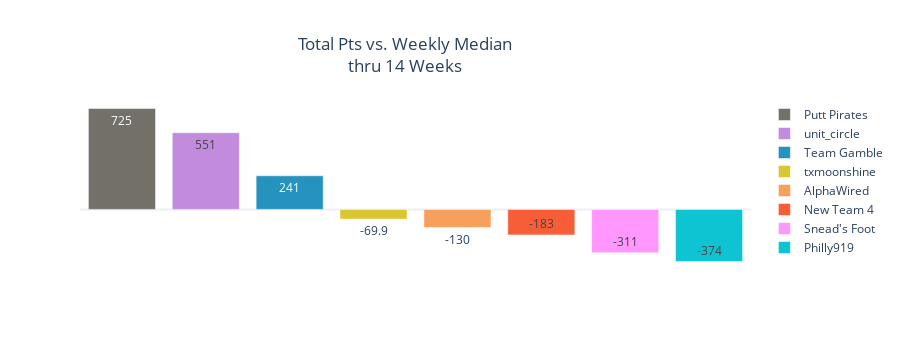

Notebook source saved alongside this figure:
### Code cell
### SEASON TO DATE SCORE VS WEEKLY MEDIAN  ###

team_median_deltas = pd.DataFrame(df.groupby('team',as_index=False)['median_delta'].sum()).sort_values(by='median_delta',ascending=False).reset_index(drop=True)

median_delta_bar = px.bar(team_median_deltas,
                          text_auto='.3s',
                          color='team',
                          color_discrete_map=team_color,
                          title='Total Pts vs. Weekly Median<br>thru 14 Weeks',
                          template='plotly_white',
                          labels={'index':'', 'value':''},
                          height=350
                         )

median_delta_bar.update_layout(title_x=.5,legend=dict(title=None))

median_delta_bar.update_xaxes(showticklabels=False)
median_delta_bar.update_yaxes(showticklabels=False, showgrid=False)
median_delta_bar.update_layout(hoverlabel=dict(font_size=18,font_family="Rockwell"),title_x=.45)

median_delta_bar.show()

### Figure 1 — Plotly figure (JSON) as saved in the notebook; plotly's stock layout.template omitted (floating-point values rounded to 4 significant figures)
{"data": [{"alignmentgroup": "True", "hovertemplate": "team=Putt Pirates<br>=%{y}<extra></extra>", "legendgroup": "Putt Pirates", "marker": {"color": "rgb(115,112,106)", "pattern": {"shape": ""}}, "name": "Putt Pirates", "offsetgroup": "Putt Pirates", "orientation": "v", "showlegend": true, "textposition": "auto", "texttemplate": "%{y:.3s}", "type": "bar", "x": [0], "xaxis": "x", "y": [724.6], "yaxis": "y"}, {"alignmentgroup": "True", "hovertemplate": "team=unit_circle<br>=%{y}<extra></extra>", "legendgroup": "unit_circle", "marker": {"color": "rgb(194,139,221)", "pattern": {"shape": ""}}, "name": "unit_circle", "offsetgroup": "unit_circle", "orientation": "v", "showlegend": true, "textposition": "auto", "texttemplate": "%{y:.3s}", "type": "bar", "x": [1], "xaxis": "x", "y": [550.6], "yaxis": "y"}, {"alignmentgroup": "True", "hovertemplate": "team=Team Gamble<br>=%{y}<extra></extra>", "legendgroup": "Team Gamble", "marker": {"color": "rgb(38,147,190)", "pattern": {"shape": ""}}, "name": "Team Gamble", "offsetgroup": "Team Gamble", "orientation": "v", "showlegend": true, "textposition": "auto", "texttemplate": "%{y:.3s}", "type": "bar", "x": [2], "xaxis": "x", "y": [241.1], "yaxis": "y"}, {"alignmentgroup": "True", "hovertemplate": "team=txmoonshine<br>=%{y}<extra></extra>", "legendgroup": "txmoonshine", "marker": {"color": "rgb(219,197,48)", "pattern": {"shape": ""}}, "name": "txmoonshine", "offsetgroup": "txmoonshine", "orientation": "v", "showlegend": true, "textposition": "auto", "texttemplate": "%{y:.3s}", "type": "bar", "x": [3], "xaxis": "x", "y": [-69.9], "yaxis": "y"}, {"alignmentgroup": "True", "hovertemplate": "team=AlphaWired<br>=%{y}<extra></extra>", "legendgroup": "AlphaWired", "marker": {"color": "rgb(247,160,93)", "pattern": {"shape": ""}}, "name": "AlphaWired", "offsetgroup": "AlphaWired", "orientation": "v", "showlegend": true, "textposition": "auto", "texttemplate": "%{y:.3s}", "type": "bar", "x": [4], "xaxis": "x", "y": [-130.4], "yaxis": "y"}, {"alignmentgroup": "True", "hovertemplate": "team=New Team 4<br>=%{y}<extra></extra>", "legendgroup": "New Team 4", "marker": {"color": "rgb(247,94,56)", "pattern": {"shape": ""}}, "name": "New Team 4", "offsetgroup": "New Team 4", "orientation": "v", "showlegend": true, "textposition": "auto", "texttemplate": "%{y:.3s}", "type": "bar", "x": [5], "xaxis": "x", "y": [-183.4], "yaxis": "y"}, {"alignmentgroup": "True", "hovertemplate": "team=Snead's Foot<br>=%{y}<extra></extra>", "legendgroup": "Snead's Foot", "marker": {"color": "#FF97FF", "pattern": {"shape": ""}}, "name": "Snead's Foot", "offsetgroup": "Snead's Foot", "orientation": "v", "showlegend": true, "textposition": "auto", "texttemplate": "%{y:.3s}", "type": "bar", "x": [6], "xaxis": "x", "y": [-311.4], "yaxis": "y"}, {"alignmentgroup": "True", "hovertemplate": "team=Philly919<br>=%{y}<extra></extra>", "legendgroup": "Philly919", "marker": {"color": "rgb(14,195,210)", "pattern": {"shape": ""}}, "name": "Philly919", "offsetgroup": "Philly919", "orientation": "v", "showlegend": true, "textposition": "auto", "texttemplate": "%{y:.3s}", "type": "bar", "x": [7], "xaxis": "x", "y": [-374.4], "yaxis": "y"}], "layout": {"barmode": "relative", "height": 350, "hoverlabel": {"font": {"family": "Rockwell", "size": 18}}, "legend": {"title": {}, "tracegroupgap": 0}, "title": {"text": "Total Pts vs. Weekly Median<br>thru 14 Weeks", "x": 0.45}, "xaxis": {"anchor": "y", "domain": [0, 1], "showticklabels": false, "title": {"text": ""}}, "yaxis": {"anchor": "x", "domain": [0, 1], "showgrid": false, "showticklabels": false, "title": {"text": ""}}}}
